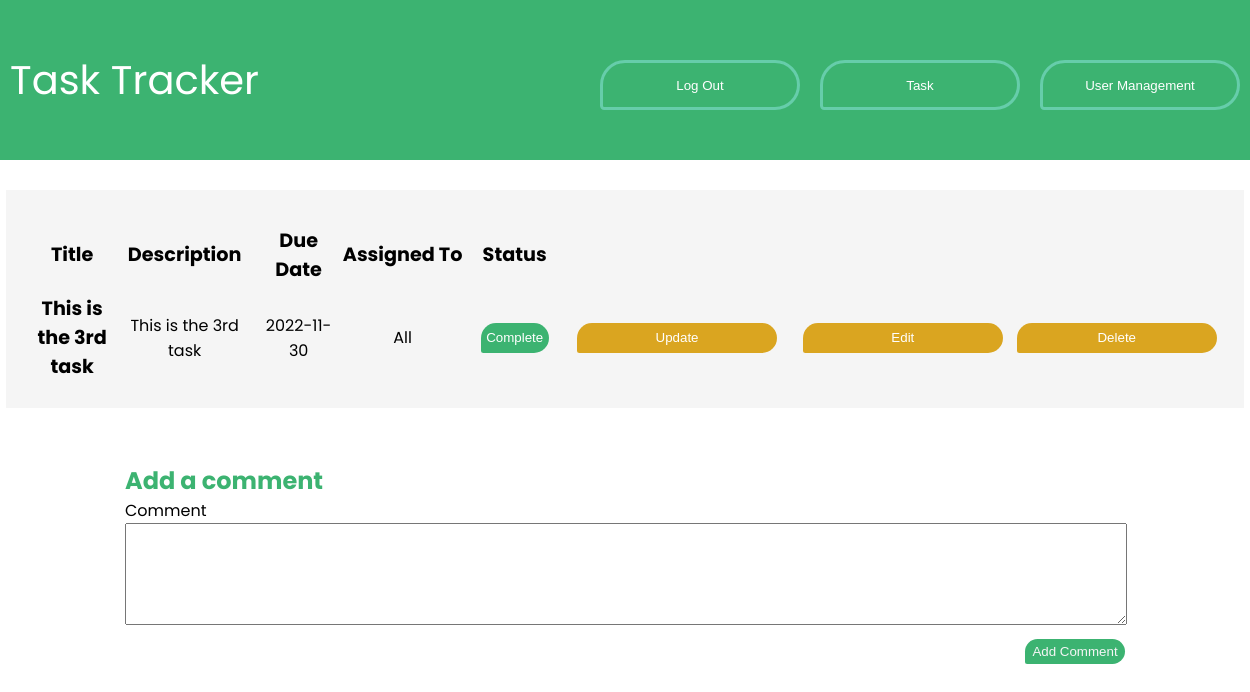
Page /viewTask/4 (signed in) on the committed database.
### models.py (models this page shows, shortened)
class Todo(db.Model):
    id = db.Column(db.Integer, primary_key=True)
    title = db.Column(db.String(100))
    description = db.Column(db.String(4150))
    assigned = db.Column(db.String(100))
    due = db.Column(db.Date)
    complete = db.Column(db.Integer)
    createdBy = db.Column(db.Integer)
    comments = db.relationship("Comment", backref="comment", cascade="all, delete-orphan", lazy=True)

### app.py (the view)
@app.route('/viewTask/<int:task_id>')
def viewTask(task_id):
    global user
    user_list = User.query.all()
    if user == User:
        return redirect(url_for('login'))
    else:
        form = CommentForm()
        return render_template('viewTask.html', user=user, user_list=user_list,
                               todo=Todo.query.filter_by(id=task_id).first(), form=form)

### forms.py
class CommentForm(FlaskForm):
    class Meta:
        csrf = False
    comment = TextAreaField(validators=[Length(min=1)])
    submit = SubmitField('Add Comment')

### templates/viewTask.html (shortened to what this page needs)
<!DOCTYPE html>
<html lang="en">
<head>
    <link rel="stylesheet" href="../static/main.css">
</head>
<body>
    <div class= "index-wrapper">
        <a class="index-header" href="/">
            Task Tracker
        </a>
        <div class="top-contain">
            <a href="/logout">
                <button class="top-bar">Log Out</button>
            </a>
            <a href="/task">
                <button class="top-bar">Task</button>
            </a>
                <a href="/ViewUsers">
                    <button class="top-bar">User Management</button>
                </a>
        </div>
    </div>
    <div id="todo" class="todo">
        <table>
            <thead>
                <th>Title</th>
                <th>Description</th>
                <th>Due Date</th>
                <th>Assigned To</th>
                <th>Status</th>
                <th></th>
                <th></th>
            </thead>
            <tbody>
                <tr>
                    <td class="title">{{ todo.title }}</td>
                    <td>{{ todo.description }}</td>
                    <td>{{ todo.due }}</td>
                    <td>{{ todo.assigned }}</td>
                    <td>{% if todo.complete == 0 %}
                        <button class="notStarted">Not Started</button>
                    {% elif todo.complete == 1 %}
                        <button class="inProgress">In Progress</button>
                    {% else %}
                        <button class="complete">Complete</button>
                    {% endif %}</td>
                    <td><a href="/update/{{ todo.id }}">
                        <button class="task-button">Update</button>
                    </a></td>
                    {% if todo.createdBy == user.id or user.access == 1 %}
                        <td><a href="/editTask/{{ todo.id }}">
                            <button class="task-button">Edit</button>
                        </a></td>
                        <td><a href="/delete/{{ todo.id }}">
                            <button class="task-button">Delete</button>
                        </a></td>
                    {% endif %}</tr>
            </tbody>
        </table>
    </div>
<form action="{{ url_for('new_comment', task_id=todo.id) }}" method="post">
  <div class="submit-container">
    <h2>Add a comment</h2>
    <div>
      {{ form.comment.label }} <br/> {{ form.comment }}
    </div>
    {{ form.submit }}
  </div>
</form>
</body>
</html>

### static/main.css (style rules this page uses)
h2 { color: mediumseagreen; font-family: 'Poppins', sans-serif; }
label:not(.ex) { display: block; float: left; width: 120px; font-family: 'Poppins', sans-serif; text-align: left; }
th { font-size: larger; height: 75px; width: 550px; font-family: 'Poppins', sans-serif; }
td { height: 75px; }
tbody { font-family: 'Poppins', sans-serif; }
td > a > button:not(.exclude) { width: 200px; height: 30px; background-color: goldenrod; border-style: none; color: white; }
a { text-decoration: none; }
.todo { text-align: center; background-color: whitesmoke; width: 95%; margin-left: auto; margin-right: auto; padding: 2%; }
.complete { background-color: mediumseagreen; border-style: none; color: white; height: 30px; width: 70%; border-radius: 30px 30px 30px 5px; }
.title { font-weight: bold; font-size: larger; }
.task-button { border-radius: 30px 30px 30px 5px; }
.top-bar { background-color: mediumseagreen; border-style: solid; border-color: mediumaquamarine; border-width: 3px; color: white; height: 50px; width: 200px; margin-right: 10px; margin-left: 10px; border-radius: 30px 30px 30px 5px; }
.top-contain { margin-top: 20px; display: flex; justify-content: center; }
.index-header { color: white; display: flex; justify-content: center; font-family: 'Poppins', sans-serif; font-size: 40px; padding: 10px; }
.index-wrapper { background-color: mediumseagreen; display:flex; padding: 40px; border-radius: 30px; width: 100%; justify-content: space-between; }
* { padding: 0px; margin: 0px; }
body { display: flex; flex-direction: column; align-items: center; gap:30px }
input[type="submit"] { color: white; }
.submit-container { padding: 25px; width: 80vw; display:flex; flex-direction: column; }
.submit-container > input { background-color: mediumseagreen; border-style: none; color: whitesmoke; height: 25px; width: 100px; margin-top: 10px; border-radius: 30px 30px 30px 5px; align-self:flex-end; }
textarea { width: 80vw; height:100px; }

### rows in the picture
Todo: title "This is the 3rd task", description "This is the 3rd task", due "2022-11-30", assigned "All"
